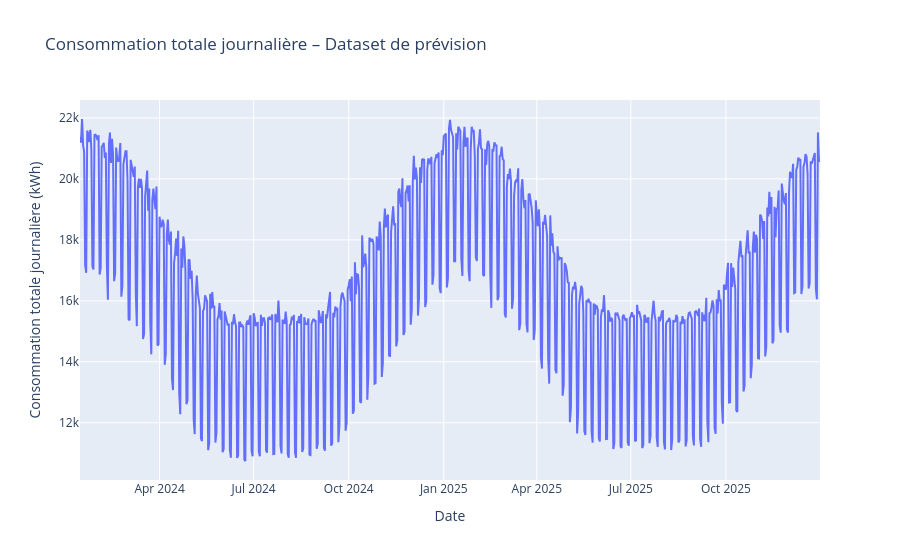

Here is the notebook cell this chart was saved with:
### Code cell
# Visualisation de la consommation totale journalière

fig = px.line(
    dataset_model,
    x="date",
    y="consommation_totale_kwh",
    title="Consommation totale journalière – Dataset de prévision",
    labels={
        "date": "Date",
        "consommation_totale_kwh": "Consommation totale journalière (kWh)"
    }
)

fig.show()

### Figure 1 — Plotly figure (JSON) as saved in the notebook; plotly's stock layout.template omitted (floating-point values rounded to 4 significant figures; data arrays with more than 128 entries replaced by an {"elided": "..."} marker saying what was removed)
{"data": [{"hovertemplate": "Date=%{x}<br>Consommation totale journalière (kWh)=%{y}<extra></extra>", "legendgroup": "", "line": {"color": "#636efa", "dash": "solid"}, "marker": {"symbol": "circle"}, "mode": "lines", "name": "", "orientation": "v", "showlegend": false, "type": "scatter", "x": {"elided": "717 str values"}, "xaxis": "x", "y": {"elided": "717 float values"}, "yaxis": "y"}], "layout": {"legend": {"tracegroupgap": 0}, "title": {"text": "Consommation totale journalière – Dataset de prévision"}, "xaxis": {"anchor": "y", "domain": [0, 1], "title": {"text": "Date"}}, "yaxis": {"anchor": "x", "domain": [0, 1], "title": {"text": "Consommation totale journalière (kWh)"}}}}
